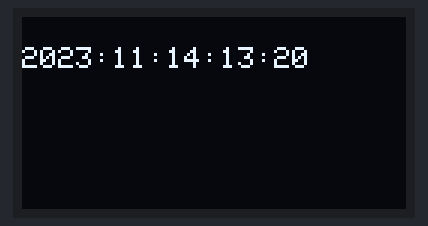
Recording of a program running on a simulated Arduino Uno, built with avr-gcc and run on an emulated ATmega328P. Shown: 128×64 one-colour display. The local clock reads 2024-03-15 10:24:30 at power-on unless the program sets it.

Above: at 0.1 s.
At 4.3 s:
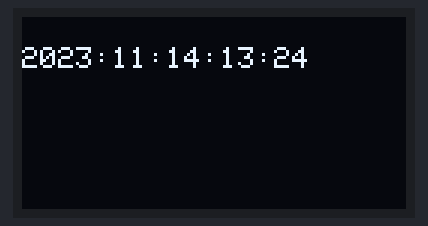
At 7.5 s:
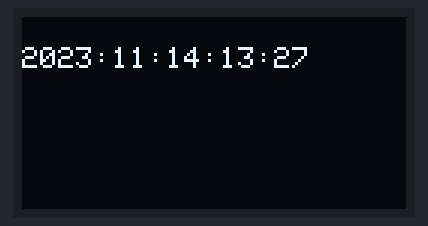
At 19.1 s:
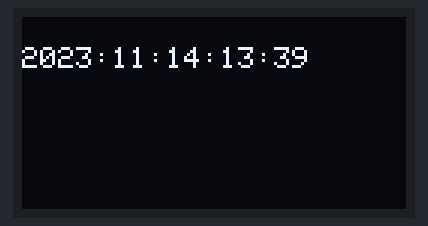
At 28.6 s:
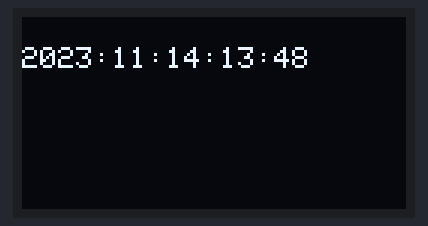
At 38.1 s:
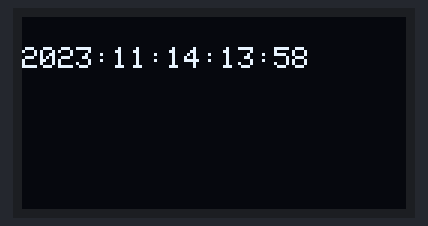

The program:

main.cpp
```cpp
#include <Arduino.h>
#include <Wire.h>
#include <Adafruit_GFX.h>
#include <Adafruit_SSD1306.h>
#include <ThreeWire.h>
#include <RtcDS1302.h>

#define SCREEN_WIDTH 128 // OLED display width, in pixels
#define SCREEN_HEIGHT 64 // OLED display height, in pixels
#define OLED_RESET     -1 // Reset pin # (or -1 if sharing Arduino reset pin)
ThreeWire myWire(4,5,2); // IO, SCLK, CE
RtcDS1302<ThreeWire> Rtc(myWire);
Adafruit_SSD1306 display(SCREEN_WIDTH, SCREEN_HEIGHT, &Wire, OLED_RESET);

void printDateTime(const RtcDateTime& dt){
  display.setTextSize(1);
	display.setTextColor(WHITE);
  display.setCursor(0,10);
  display.print(dt.Year(), DEC);
  display.print(':');
  display.print(dt.Month(), DEC);
  display.print(':');
  display.print(dt.Day(), DEC);
  display.print(':');
  display.print(dt.Minute(), DEC);
  display.print(':');
  display.print(dt.Second(), DEC);
  display.display();
}


void setup() {
  Rtc.Begin();
  RtcDateTime compiled = RtcDateTime(__DATE__, __TIME__);
  Rtc.SetDateTime(compiled);
  Serial.begin(9600);
  if(!display.begin(SSD1306_SWITCHCAPVCC, 0x3C)) { // Address 0x3D for 128x64
    Serial.println(F("SSD1306 allocation failed"));
    for(;;);
  }
}

void loop() {
  // put your main code here, to run repeatedly:
  display.clearDisplay();
	RtcDateTime now = Rtc.GetDateTime();
	display.setCursor(0,0);
	printDateTime(now);
	display.display();
	delay(1000);
}
```

Measured:
- what the display in image 1 shows lasts 1.0 s, from 4.3 s to 5.3 s
